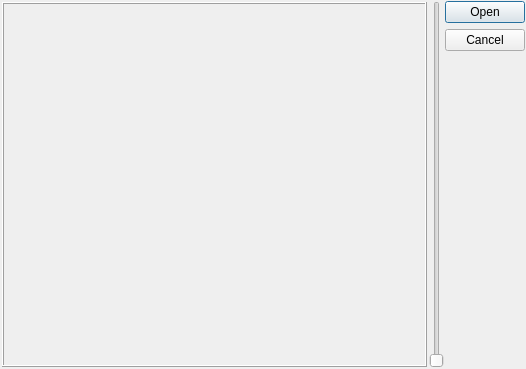
<ui version="4.0" >
 <class>BrowseData</class>
 <widget class="QDialog" name="BrowseData" >
  <property name="windowModality" >
   <enum>Qt::WindowModal</enum>
  </property>
  <property name="geometry" >
   <rect>
    <x>0</x>
    <y>0</y>
    <width>526</width>
    <height>369</height>
   </rect>
  </property>
  <property name="minimumSize" >
   <size>
    <width>425</width>
    <height>0</height>
   </size>
  </property>
  <property name="windowTitle" >
   <string>Dataset Browser</string>
  </property>
  <property name="modal" >
   <bool>true</bool>
  </property>
  <layout class="QHBoxLayout" name="horizontalLayout" >
   <item>
    <widget class="QScrollArea" name="scrollArea" >
     <property name="frameShape" >
      <enum>QFrame::NoFrame</enum>
     </property>
     <property name="widgetResizable" >
      <bool>true</bool>
     </property>
     <widget class="QWidget" name="scrollAreaWidgetContents" >
      <property name="geometry" >
       <rect>
        <x>0</x>
        <y>0</y>
        <width>400</width>
        <height>351</height>
       </rect>
      </property>
      <layout class="QVBoxLayout" name="verticalLayout" >
       <item>
        <widget class="QFrame" name="frame" >
         <property name="frameShape" >
          <enum>QFrame::Box</enum>
         </property>
         <property name="frameShadow" >
          <enum>QFrame::Raised</enum>
         </property>
         <layout class="QVBoxLayout" name="verticalLayout_DICOM" />
        </widget>
       </item>
      </layout>
     </widget>
    </widget>
   </item>
   <item>
    <widget class="QSlider" name="verticalSlider_Brightness" >
     <property name="minimum" >
      <number>1</number>
     </property>
     <property name="orientation" >
      <enum>Qt::Vertical</enum>
     </property>
    </widget>
   </item>
   <item>
    <widget class="QDialogButtonBox" name="buttonBox" >
     <property name="locale" >
      <locale country="UnitedStates" language="English" />
     </property>
     <property name="orientation" >
      <enum>Qt::Vertical</enum>
     </property>
     <property name="standardButtons" >
      <set>QDialogButtonBox::Cancel|QDialogButtonBox::Open</set>
     </property>
     <property name="centerButtons" >
      <bool>false</bool>
     </property>
    </widget>
   </item>
  </layout>
 </widget>
 <layoutdefault spacing="1" margin="1" />
 <resources/>
 <connections>
  <connection>
   <sender>buttonBox</sender>
   <signal>accepted()</signal>
   <receiver>BrowseData</receiver>
   <slot>accept()</slot>
   <hints>
    <hint type="sourcelabel" >
     <x>516</x>
     <y>263</y>
    </hint>
    <hint type="destinationlabel" >
     <x>157</x>
     <y>274</y>
    </hint>
   </hints>
  </connection>
  <connection>
   <sender>buttonBox</sender>
   <signal>rejected()</signal>
   <receiver>BrowseData</receiver>
   <slot>reject()</slot>
   <hints>
    <hint type="sourcelabel" >
     <x>516</x>
     <y>269</y>
    </hint>
    <hint type="destinationlabel" >
     <x>286</x>
     <y>274</y>
    </hint>
   </hints>
  </connection>
  <connection>
   <sender>verticalSlider_Brightness</sender>
   <signal>valueChanged(int)</signal>
   <receiver>BrowseData</receiver>
   <slot>SetBrightness(int)</slot>
   <hints>
    <hint type="sourcelabel" >
     <x>424</x>
     <y>329</y>
    </hint>
    <hint type="destinationlabel" >
     <x>297</x>
     <y>2</y>
    </hint>
   </hints>
  </connection>
 </connections>
 <slots>
  <slot>SetBrightness(int)</slot>
 </slots>
</ui>
